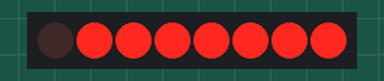
The sketch below on a simulated Arduino Uno, built with avr-gcc and run on an emulated ATmega328P. On the bench: 8 shift-register outputs drawn as a row of LEDs (first output left, lit = HIGH). Wiring (inferred from the names in the program): shift register (74HC595): data pin 5; shift clock pin 7; latch pin 6. Wiring (inferred from the signals the program sends): row of LEDs: on Q0, Q1, Q2, Q3, Q4, Q5, Q6, Q7.

Above: at 0.2 s.
At 1.2 s:
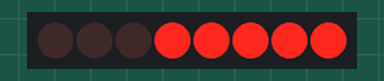
At 2.2 s:
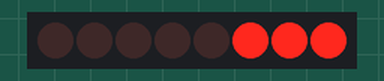
At 4.7 s:
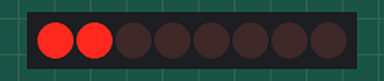
At 7.2 s:
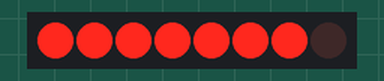
At 9.7 s:
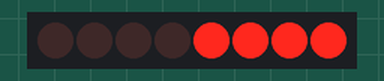
Timing chart, 0 to 10.4 s (numbered marks = the images above):
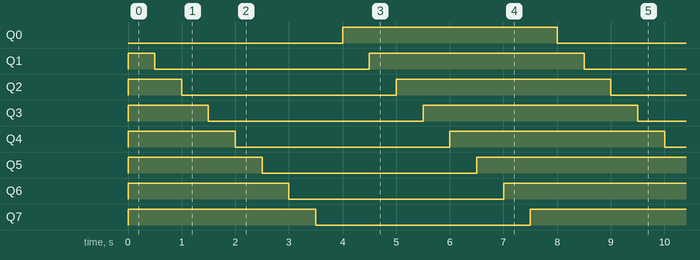

The sketch:

IC74HC595.ino
```cpp
int _data=5,_latch=6,_clock=7;
byte ledStatus;
void setup() {
  pinMode(_latch, OUTPUT);
  pinMode(_clock, OUTPUT);
  pinMode(_data, OUTPUT);
}

void loop() {
  //Sáng tuần tự
  ledStatus = 0;//mặc định là không có đèn nào sáng hết (0 = 0b00000000)
  for (int i = 0; i < 8; i++) {
    ledStatus = (ledStatus << 1) | 1;//Đẩy toàn bộ các bit qua trái 1 bit và cộng bit có giá trị là 1 ở bit 0
    digitalWrite(_latch, LOW);
    //ShiftOut ra IC
    shiftOut(_data, _clock, MSBFIRST, ledStatus);
    digitalWrite(_latch, HIGH);//các đèn LED sẽ sáng với trạng thái vừa được cập nhập
    delay(500); // Dừng chương trình khoảng 500 mili giây để thấy các hiệu ứng của đèn LED
  }

  //Tắt tuần tự
  for (int i = 0;i<8;i++) {
    ledStatus <<= 1; //Đẩy tất cả các bit qua bên trái 1 bit
    digitalWrite(_latch, LOW);
    shiftOut(_data, _clock, MSBFIRST, ledStatus);
    digitalWrite(_latch, HIGH);
    delay(500);
  }
}
```

Measured:
- by itself, Q0, Q7: alternates HIGH for 4.0 s and LOW for 4.0 s
- by itself, Q1–6: repeats every 8.0 s: LOW 4.0 s, HIGH 4.0 s
- by itself, everything shown: repeats every 8.0 s, in 16 steps
